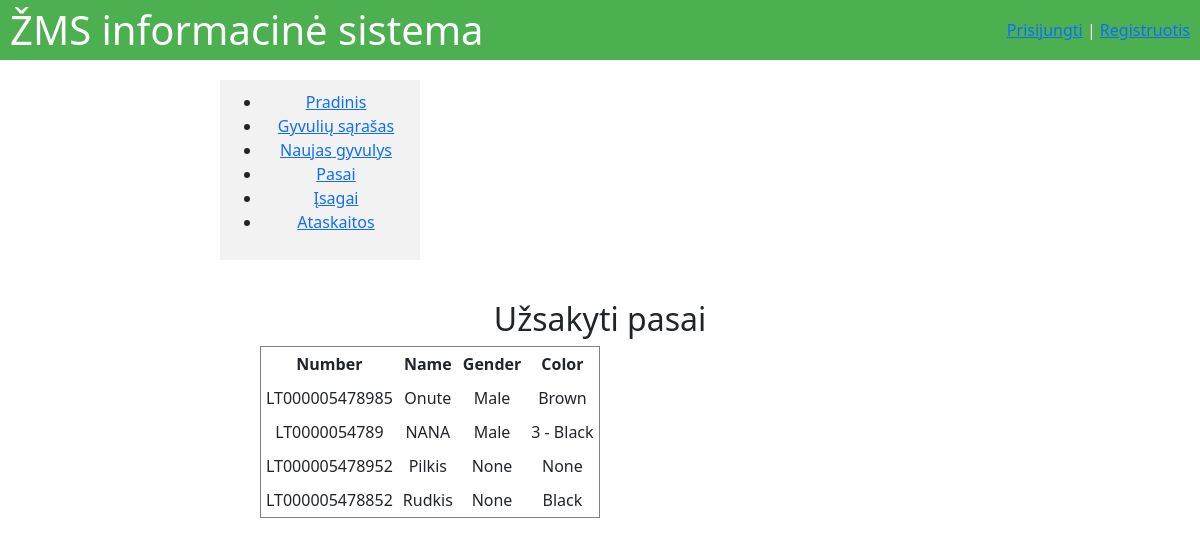
/ordered_passports/, run on an earlier commit of the app's database.
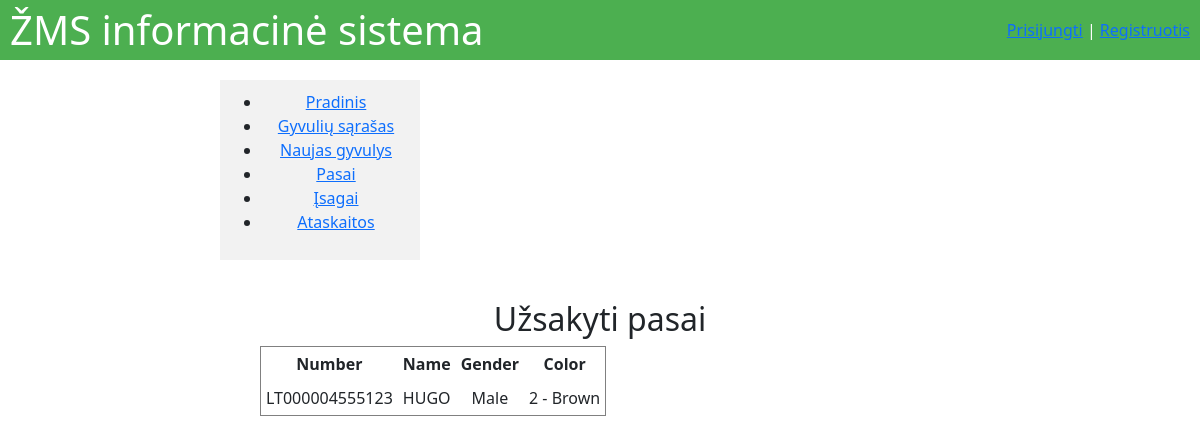
And on a later commit of the database.
### main/models.py (models this page shows, shortened)
class Animal(models.Model):
    number = models.CharField(max_length=14,null=True, blank=True,unique=True)
    gender = models.CharField(max_length=10,null=True, blank=True, choices=[('male', 'Male'), ('female', 'Female')])
    color = models.CharField(max_length=50,choices=COLOR_CHOICES, blank=True, null=True)
    name = models.CharField(max_length=50, blank=True, null=True)
    weight = models.DecimalField(max_digits=6, decimal_places=2, blank=True, null=True)
    birth_date = models.DateField(blank=True, null=True)
    mother = models.ForeignKey(
        'self',
        on_delete=models.SET_NULL,
        null=True,
        blank=True,
        related_name='offspring'
    )
    has_isagai = models.BooleanField(default=False)
    has_passport = models.BooleanField(default=False)
    owner = models.ForeignKey(
        settings.AUTH_USER_MODEL,
        on_delete=models.CASCADE,
        related_name='animals',
        null=True, blank=True
    )

### main/views.py (the view)
# urls.py: path('ordered_passports/', views.ordered_passports, name='ordered_passports'),
def ordered_passports(request):
    ordered_animals = Animal.objects.filter(has_passport=True)
    return render(request, 'main/ordered_passports.html', {'animals': ordered_animals})

### templates/main/ordered_passports.html
{% extends 'main/base.html' %}
{% block content %}
<div class="content-container">
<h2>Užsakyti pasai</h2>
{% if animals %}
  <table border="1" cellspacing="0" cellpadding="5">
    <thead>
      <tr>
        <th>Number</th>
        <th>Name</th>
        <th>Gender</th>
        <th>Color</th>
      </tr>
    </thead>
    <tbody>
      {% for animal in animals %}
        <tr>
          <td>{{ animal.number }}</td>
          <td>{{ animal.name }}</td>
          <td>{{ animal.get_gender_display }}</td>
          <td>{{ animal.get_color_display }}</td>
        </tr>
      {% endfor %}
    </tbody>
  </table>
{% else %}
  <p>Nėra gyvulių, kuriems užsakyti pasai.</p>
{% endif %}
</div>
{% endblock %}

### templates/main/base.html (shortened to what this page needs)
<!DOCTYPE html>
{% load static %}
<html lang="en">
<head>
  <link rel="stylesheet" href="{% static 'css/style.css' %}">
  <link href="https://cdn.jsdelivr.net/npm/bootstrap@5.3.0/dist/css/bootstrap.min.css" rel="stylesheet">
</head>
<body>
  <header class="top-bar">
    <div class="logo">
      <h1 style="margin:0;">ŽMS informacinė sistema</h1>
    </div>
    <div class="user-info">
      {% if user.is_authenticated %}
        <span>Sveiki, {{ user.username }}!</span>
        <form method="post" action="{% url 'logout' %}" style="display:inline;">
          {% csrf_token %}
          <button type="submit">Atsijungti</button>
        </form>
      {% else %}
        <a href="{% url 'login' %}">Prisijungti</a> |
        <a href="{% url 'register' %}">Registruotis</a>
      {% endif %}
    </div>
  </header>
  <div class="content-container">
    <nav class="sidebar">
      <ul>
        <li><a href="{% url 'index' %}">Pradinis</a></li>
        <li><a href="{% url 'animal_list' %}">Gyvulių sąrašas</a></li>
        <li><a href="{% url 'new_animal' %}">Naujas gyvulys</a></li>
        <li><a href="{% url 'passport' %}">Pasai</a></li>
        <li><a href="{% url 'isagai' %}">Įsagai</a></li>
        <li><a href="{% url 'ataskaitos' %}">Ataskaitos</a></li>
      </ul>
    </nav>
    <main class="content-container">
      {% block content %}
      {% endblock %}
    </main>
  </div>
</body>
</html>

### static/css/style.css (style rules this page uses)
html, body { margin: 0; padding: 0; height: 100%; box-sizing: border-box; }
*, *:before, *:after { box-sizing: inherit; }
.top-bar { background-color: #4CAF50; color: white; display: flex; align-items: center; justify-content: space-between; height: 60px; padding: 0 10px; / box-sizing: border-box; }
.sidebar { width: 200px; background-color: #f2f2f2; padding: 10px; box-sizing: border-box; }
.content-container { max-width: 800px; margin: 0 auto; padding: 20px; text-align: center; }

What changed in the data, as far as the page shows it:
removed Animal: number "LT000005478985", name "Onute", gender "Male", color "Brown"
removed Animal: number "LT0000054789", name "NANA", gender "Male", color "3 - Black"
removed Animal: number "LT000005478952", name "Pilkis", gender "None", color "None"
removed Animal: number "LT000005478852", name "Rudkis", gender "None", color "Black"
added Animal: number "LT000004555123", name "HUGO", gender "Male", color "2 - Brown"
